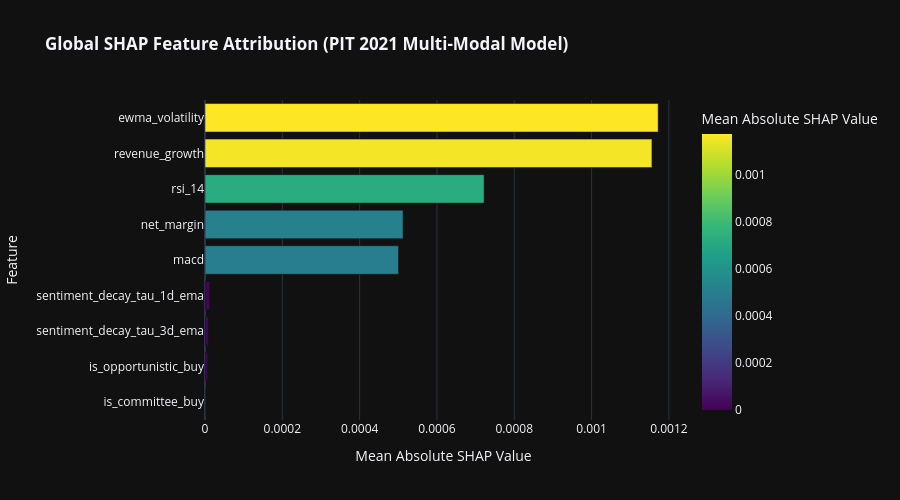

Notebook code cell kept with this figure:
### Markdown cell above
## 5. Visualizing SHAP Summary & Feature Importance

### Code cell
fig_shap = px.bar(
    df_shap_importance,
    x='Mean Absolute SHAP Value',
    y='Feature',
    orientation='h',
    title='<b>Global SHAP Feature Attribution (PIT 2021 Multi-Modal Model)</b>',
    color='Mean Absolute SHAP Value',
    color_continuous_scale='Viridis',
    template='plotly_dark',
    height=500
)
fig_shap.update_layout(yaxis=dict(autorange="reversed"))
fig_shap.show()

plt.figure(figsize=(10, 6))
shap.summary_plot(shap_values, sample_X, feature_names=feats_full, show=False)
plt.title("SHAP Beeswarm Summary: Point-in-Time 2021 Multi-Modal Model", fontsize=12)
plt.tight_layout()
plt.show()

### Figure 1 — Plotly figure (JSON) as saved in the notebook; plotly's stock layout.template omitted (floating-point values rounded to 4 significant figures)
{"data": [{"hovertemplate": "Mean Absolute SHAP Value=%{marker.color}<br>Feature=%{y}<extra></extra>", "legendgroup": "", "marker": {"color": [0.001172, 0.001156, 0.0007219, 0.0005123, 0.0005007, 1.227e-05, 9.183e-06, 6.709e-06, 0.0], "coloraxis": "coloraxis", "pattern": {"shape": ""}}, "name": "", "orientation": "h", "showlegend": false, "textposition": "auto", "type": "bar", "x": [0.001172, 0.001156, 0.0007219, 0.0005123, 0.0005007, 1.227e-05, 9.183e-06, 6.709e-06, 0.0], "xaxis": "x", "y": ["ewma_volatility", "revenue_growth", "rsi_14", "net_margin", "macd", "sentiment_decay_tau_1d_ema", "sentiment_decay_tau_3d_ema", "is_opportunistic_buy", "is_committee_buy"], "yaxis": "y"}], "layout": {"barmode": "relative", "coloraxis": {"colorbar": {"title": {"text": "Mean Absolute SHAP Value"}}, "colorscale": [[0.0, "#440154"], [0.1111, "#482878"], [0.2222, "#3e4989"], [0.3333, "#31688e"], [0.4444, "#26828e"], [0.5556, "#1f9e89"], [0.6667, "#35b779"], [0.7778, "#6ece58"], [0.8889, "#b5de2b"], [1.0, "#fde725"]]}, "height": 500, "legend": {"tracegroupgap": 0}, "title": {"text": "<b>Global SHAP Feature Attribution (PIT 2021 Multi-Modal Model)</b>"}, "xaxis": {"anchor": "y", "domain": [0.0, 1.0], "title": {"text": "Mean Absolute SHAP Value"}}, "yaxis": {"anchor": "x", "autorange": "reversed", "domain": [0.0, 1.0], "title": {"text": "Feature"}}}}
